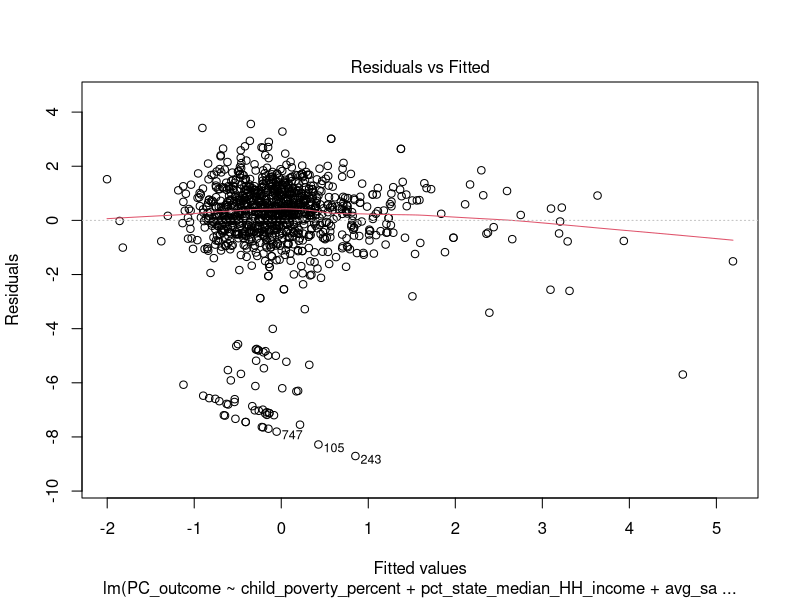
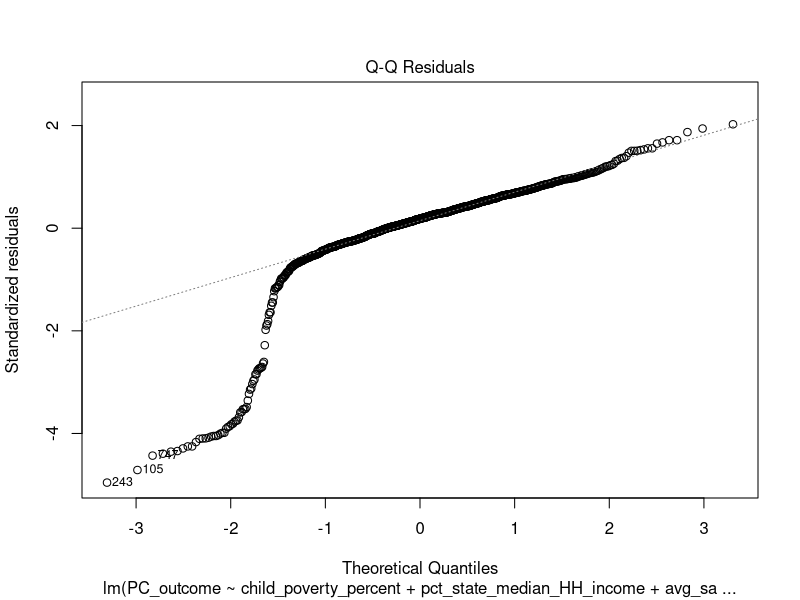
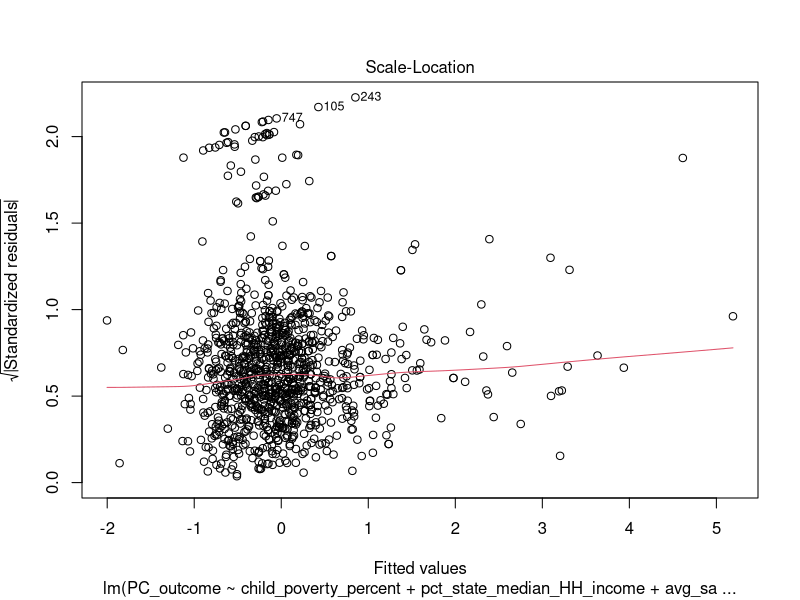
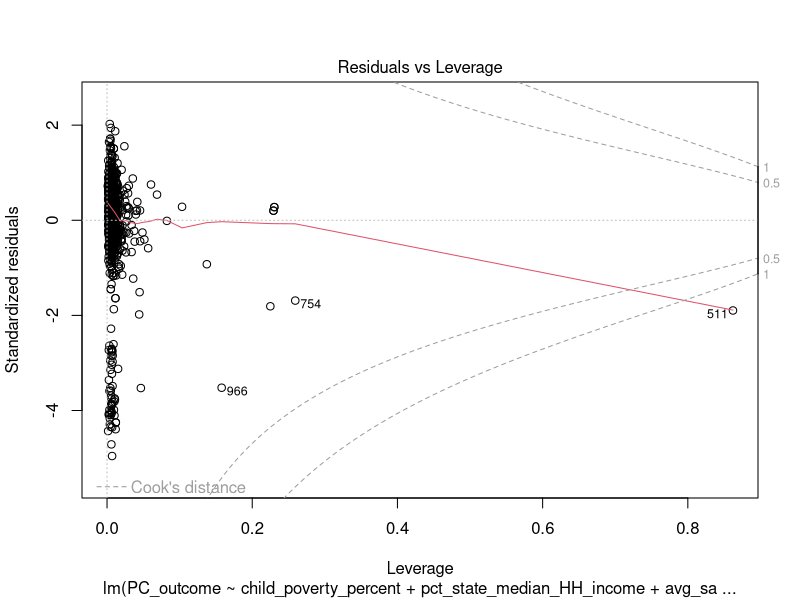

Source code (R) for these figures, in order: (Note: this script raises an error after producing the figures.)
#pack
library(tidyverse)
library(rsample)
library(modelr)

#load data
ed = read.csv("r_objects/testing_PCA.csv")

#col select
ed_lin = ed %>% 
  select(PC_outcome, child_poverty_percent, pct_state_median_HH_income, avg_salary_school,  st_pct_black, st_pct_hisp, st_pct_white, st_pct_asian, st_pct_native, st_pct_pac, st_pct_mult)

ed_lin <- as.data.frame(lapply(ed, as.numeric))

#linear reg
lin_mod = lm(PC_outcome ~ child_poverty_percent + pct_state_median_HH_income + avg_salary_school + st_pct_black + st_pct_hisp + st_pct_white + st_pct_asian + st_pct_native + st_pct_pac + st_pct_mult, data = ed)

plot(lin_mod)
summary(lin_mod)
summary_stats(lin_mod)

#test
ed$lin_pred = predict(lin_mod, data = ed)
ed$lin_resid = resid(lin_mod)

rmse(lin_mod, ed_test)

write_csv(ed, "r_objects/merged_data_pred_resid.csv")
save(lin_mod, file = 'r_objects/lin_mod.RData')


# rmse <- sqrt(sum((exp(pred1) - ed_test$PC_outcome)^2)/length(ed_test$PC_outcome))
# c(RMSE = rmse, R2=summary(lin_mod)$r.squared)
# 
# #cross valid
# ed_folds = crossv_kfold(ed, k=10)
# 
# fold_mod = map(ed_folds$train, ~ lm(PC_outcome ~ child_poverty_percent + pct_state_median_HH_income + avg_salary_school + st_pct_black + st_pct_hisp + st_pct_white + st_pct_asian + st_pct_native + st_pct_pac + st_pct_mul, data=.))
# 
# map2_dbl(fold_mod, ed_folds$test, modelr::rmse) %>% mean
